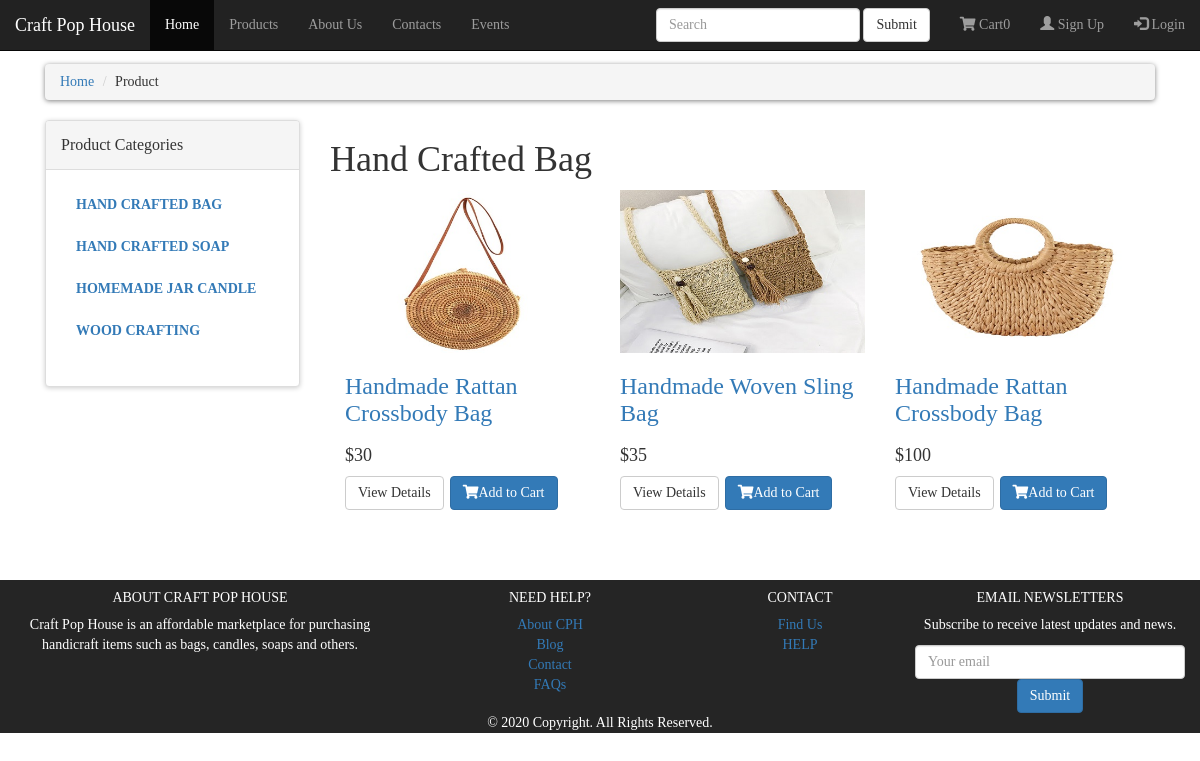
/products.php?category=1, run on an earlier commit of the app's database.
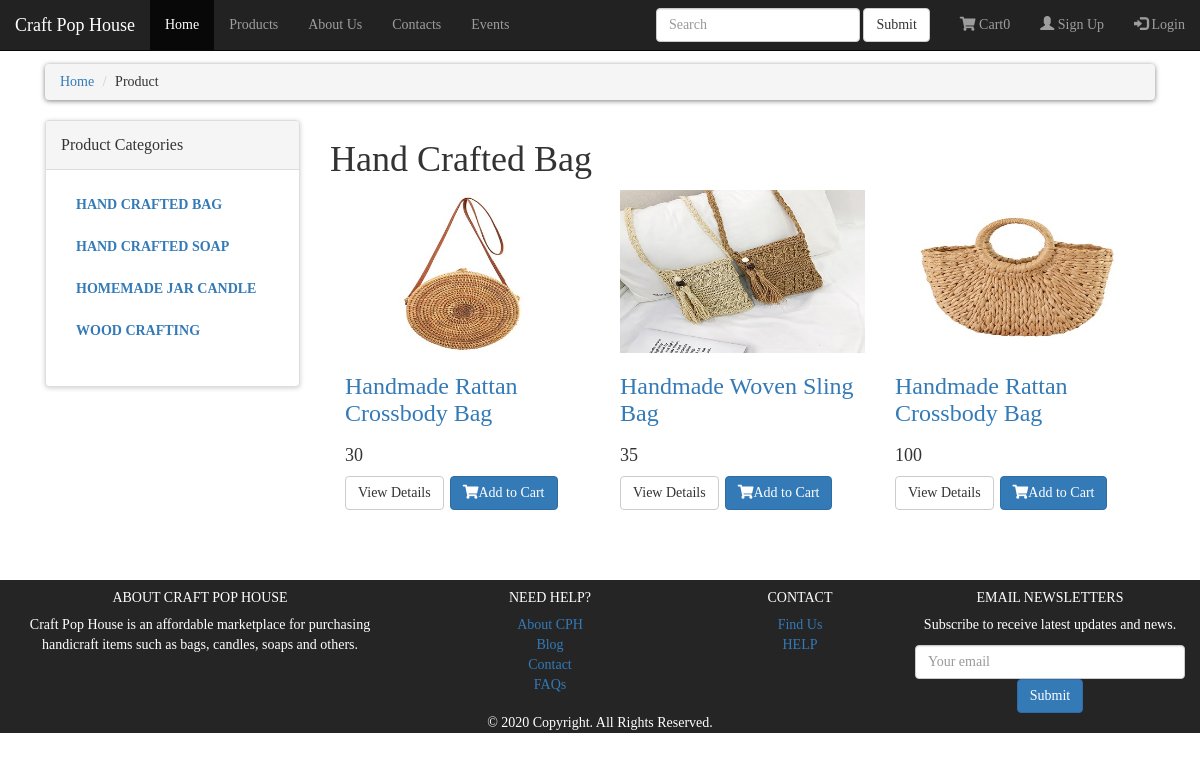
And on a later commit of the database.
### tables this page shows
CREATE TABLE `products` (
  `product_id` int(11) NOT NULL,
  `product_category_id` int(11) NOT NULL,
  `product_title` text NOT NULL,
  `product_img` text NOT NULL,
  `product_price` text NOT NULL,
  `product_description` text NOT NULL
);

### function.php (the view, shortened to what this page needs)
<?php
	$connection=mysqli_connect('localhost','root','','cph');
	function getCategory()
	{
		global $connection;
		$get_category = "select * from products_categories";
		$run_category =mysqli_query($connection,$get_category);
		while($row_category=mysqli_fetch_array($run_category))
		{
			$category_id = $row_category['product_category_id'];
			$category_title = $row_category['product_category_title'];
			echo "
				<li>
					<a href='products.php?category=$category_id'>$category_title</a>
				</li>
			";
		}
	}
	function getCategoryCO()
	{
		global $connection;
		if(isset($_GET['category']))
		{
			$category_id=$_GET['category'];
			$get_category_id ="select * from products_categories where product_category_id='$category_id'";
			$run_category=mysqli_query($connection,$get_category_id);
			$row_category=mysqli_fetch_array($run_category);
			$category_title = $row_category['product_category_title'];
			$category_desc = $row_category['product_category_desc'];
			$get_products="select * from products where product_category_id='$category_id'";
			$run_products= mysqli_query($connection,$get_products);
			$count=mysqli_num_rows($run_products);
			if($count==0)
			{
				echo "
					<div class='box'>
						<h1> No Product In This Category</h1>
					</div>
					";
			}
			else
			{
				echo "
					<div class='box'>
						<h1>$category_title</h1>
						<p>$category_desc</p>
					</div>
					";
			}
			while($row_products=mysqli_fetch_array($run_products))
			{
				$product_title = $row_products['product_title'];
				$product_price = $row_products['product_price'];
				$product_image = $row_products['product_img'];
				echo "
						<div class='col-md-4 col-sm-6 center-responsive'>
						<div class='product'>
							<a href = 'details.php'>
								<img class='img-responsive' src='images/$product_image'>
							</a>
							<div class='text'>
								<h3>
									<a href='details.php'>
										$product_title
									</a>
								<h3>
								<p class='price'>
									$product_price
								</p>
								<p class='button'>
									<a class='btn btn-default' href='details.php'>
									View Details
									</a>
									<a class='btn btn-primary' href='#'>
										<i class='fa fa-shopping-cart'></i>Add to Cart
									</a>
								</p>
							</div>
						</div>
					</div>
				";
			}
		}
	}
?>

What changed in the data, as far as the page shows it:
changed products (number 1 of 3 on the later page): product_price "$30" → "30"
changed products "Handmade Woven Sling Bag": product_price "$35" → "35"
changed products (number 3 of 3 on the later page): product_price "$100" → "100"
